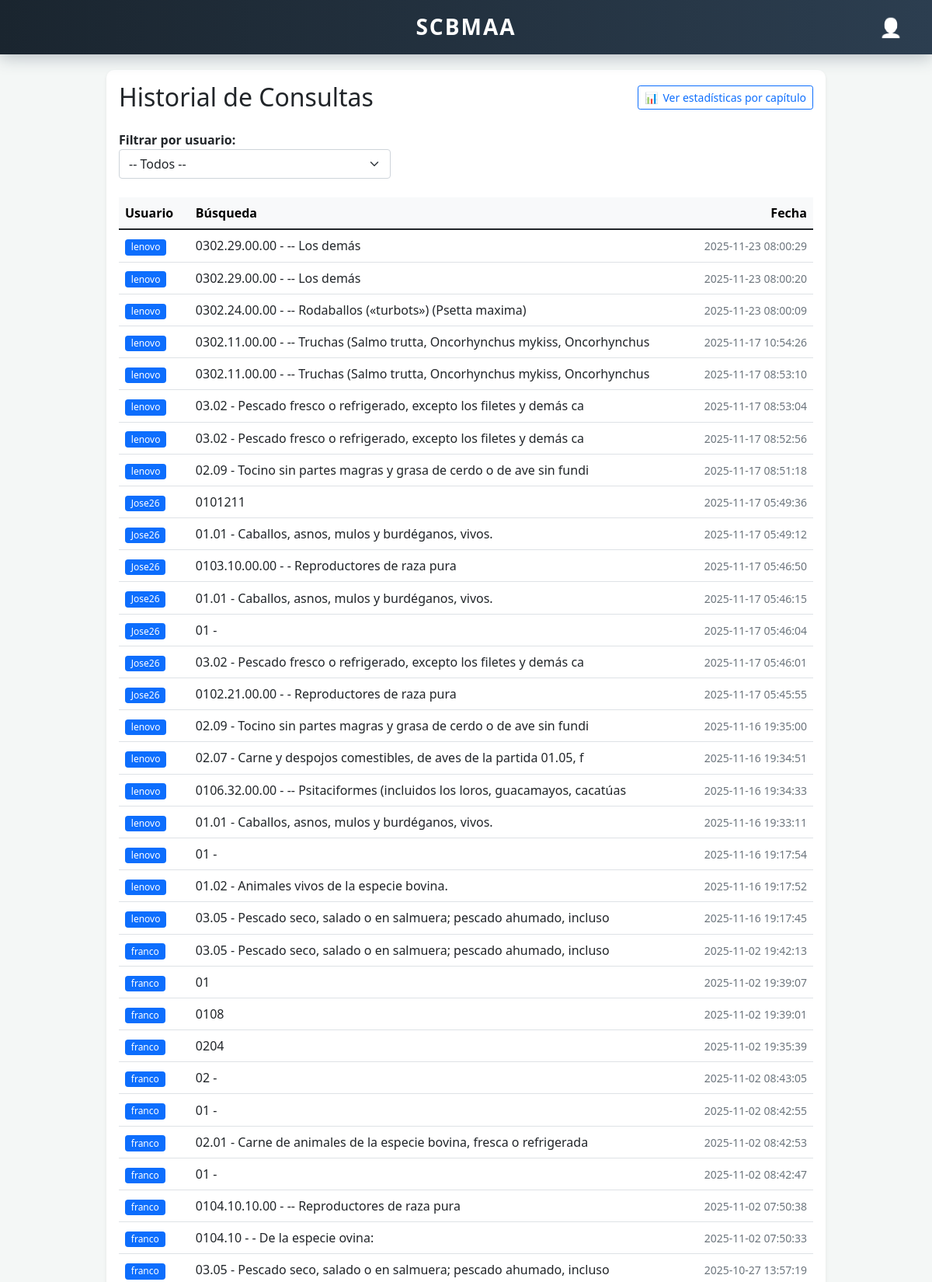
Page /logs/ (signed in, upper part) on the committed database.
### usuarios/models.py (models this page shows, shortened)
class SearchLog(models.Model):
    user = models.ForeignKey(
        User,
        on_delete=models.CASCADE,
        related_name='search_logs',
        verbose_name='Usuario'
    )
    term = models.CharField(
        max_length=255,
        verbose_name='Término buscado'
    )
    timestamp = models.DateTimeField(
        default=timezone.now,
        verbose_name='Fecha y hora'
    )
    class Meta:
        verbose_name = 'Registro de búsqueda'
        verbose_name_plural = 'Registros de búsquedas'
        ordering = ['-timestamp']

### usuarios/views.py (the view, shortened to what this page needs)
# urls.py: path('logs/', views.view_search_logs, name='search_logs'),
@user_passes_test(lambda u: u.is_staff or u.is_superuser)
@login_required
def view_search_logs(request):
    try:
        user_ids = SearchLog.objects.values_list('user', flat=True).distinct()
        users_list = User.objects.filter(id__in=user_ids).order_by('username')
        selected_user_id = request.GET.get('user_id')
        selected_user_logs = None
        selected_user_instance = None
        logs = SearchLog.objects.select_related('user').order_by('-timestamp')
        context = {
            'logs': logs,
            'users_list': users_list,
            'selected_user_logs': selected_user_logs,
            'selected_user_instance': selected_user_instance,
            'selected_user_id': selected_user_id,
            'debug_info': {
                'total_logs': logs.count(),
                'request_user': request.user.username,
            }
        }
        return render(request, 'usuarios/search_logs.html', context)
    except Exception as e:
        import traceback
        context = {
            'error': str(e),
            'logs': [],
            'users_list': [],
            'selected_user_logs': None,
            'selected_user_instance': None,
            'selected_user_id': None,
            'debug_info': {
                'error_details': traceback.format_exc()
            }
        }
        return render(request, 'usuarios/search_logs.html', context)

### usuarios/templates/usuarios/search_logs.html (shortened to what this page needs)
{% extends 'base.html' %}
{% load tz %}
{% block content %}
<div id="top-bar">
    <div class="top-center">
        <h1 id="home-link" onclick="window.location.href='/'">SCBMAA</h1>
    </div>
    <div class="top-right">
        <div id="user-container">
            <div id="user-icon">👤</div>
        </div>
    </div>
</div>
<div class="container mt-4">
    <div class="row justify-content-center">
        <div class="col-lg-10">
            <div class="card shadow-sm">
                <div class="card-body">
                    <div style="display:flex;align-items:center;justify-content:space-between;margin-bottom:1.5rem;">
                        <h2 class="mb-0">Historial de Consultas</h2>
                        <a class="btn btn-sm btn-outline-primary" href="{% url 'aranceles:estadisticas_gravamenes' %}" style="display:flex;align-items:center;gap:6px;"><span>📊</span> Ver estadísticas por capítulo</a>
                    </div>
                    <form method="get" class="mb-4" style="max-width:350px;">
                        <label for="user_id" style="font-weight:600;">Filtrar por usuario:</label>
                        <select name="user_id" id="user_id" class="form-select" onchange="this.form.submit()">
                            <option value="">-- Todos --</option>
                        </select>
                    </form>
                    {% if selected_user_logs is not None %}
                        <div class="table-responsive">
                            <table class="table table-hover align-middle">
                                <thead class="table-light">
                                    <tr>
                                        <th>Usuario</th>
                                        <th>Búsqueda</th>
                                        <th class="text-end">Fecha</th>
                                    </tr>
                                </thead>
                                <tbody>
                                    {% for log in selected_user_logs %}
                                    <tr>
                                        <td>
                                            <span class="badge bg-primary">{{ log.user.username }}</span>
                                        </td>
                                        <td>{{ log.term }}</td>
                                        <td class="text-end">
                                            <small class="text-muted">
                                                {{ log.timestamp|localtime|date:"Y-m-d H:i:s" }}
                                            </small>
                                        </td>
                                    </tr>
                                    {% endfor %}
                                </tbody>
                            </table>
                        </div>
                    {% elif logs %}
                        <div class="table-responsive">
                            <table class="table table-hover align-middle">
                                <thead class="table-light">
                                    <tr>
                                        <th>Usuario</th>
                                        <th>Búsqueda</th>
                                        <th class="text-end">Fecha</th>
                                    </tr>
                                </thead>
                                <tbody>
                                    {% for log in logs %}
                                    <tr>
                                        <td>
                                            <span class="badge bg-primary">{{ log.user.username }}</span>
                                        </td>
                                        <td>{{ log.term }}</td>
                                        <td class="text-end">
                                            <small class="text-muted">
                                                {{ log.timestamp|localtime|date:"Y-m-d H:i:s" }}
                                            </small>
                                        </td>
                                    </tr>
                                    {% endfor %}
                                </tbody>
                            </table>
                        </div>
                    {% else %}
                        <div class="alert alert-warning text-center">
                            <i class="fas fa-info-circle"></i> No hay registros de búsqueda para mostrar.
                        </div>
                    {% endif %}
                </div>
            </div>
        </div>
    </div>
</div>
<link href="https://cdnjs.cloudflare.com/ajax/libs/font-awesome/5.15.4/css/all.min.css" rel="stylesheet">
{% endblock %}

### usuarios/templates/usuarios/search_logs.html (style rules this page uses)
:root { --primary-dark: #2c3e50; --primary-darker: #1a252f; --shadow-heavy: rgba(44, 62, 80, 0.3); }
#top-bar { position: fixed; top: 0; left: 0; right: 0; height: 70px; background: linear-gradient(90deg, var(--primary-darker) 0%, var(--primary-dark) 100%); z-index: 1001; display: flex; align-items: center; padding: 0 30px; box-shadow: 0 4px 20px var(--shadow-heavy); backdrop-filter: blur(10px); }
#top-bar h1 { color: #fff; margin: 0; font-size: 28px; font-weight: 700; cursor: pointer; letter-spacing: 2px; text-shadow: 2px 2px 4px var(--shadow-heavy); transition: opacity 0.3s ease; text-decoration: none; }
.top-center { flex: 1; display: flex; align-items: center; justify-content: center; }
.top-right { width: auto; display: flex; align-items: center; justify-content: flex-end; position: relative; }
#home-link { position: absolute; left: 50%; top: 50%; transform: translate(-50%, -50%); z-index: 1200; margin: 0; pointer-events: auto; color: #fff; text-decoration: none; cursor: pointer; }
#user-container { margin-left: auto; position: relative; }
#user-icon { color: white; font-size: 24px; cursor: pointer; padding: 8px; border-radius: 50%; transition: background-color 0.3s ease; display: flex; align-items: center; justify-content: center; filter: brightness(0) invert(1); }
body { margin: 0; padding: 0; background-color: #f4f7f6; }
.container { margin-top: 90px !important; }
.card { border: none; border-radius: 10px; }
.table th { background-color: #f8f9fa; border-top: none; }
.table td { vertical-align: middle; }
.badge { font-weight: normal; }

### rows in the picture
SearchLog: user.username "lenovo", term "0302.29.00.00 - -- Los demás", timestamp "2025-11-23 08:00:29"
SearchLog: user.username "lenovo", term "0302.29.00.00 - -- Los demás", timestamp "2025-11-23 08:00:20"
SearchLog: user.username "lenovo", term "0302.24.00.00 - -- Rodaballos («turbots») (Psetta maxima)", timestamp "2025-11-23 08:00:09"
SearchLog: user.username "lenovo", term "0302.11.00.00 - -- Truchas (Salmo trutta, Oncorhynchus mykiss, Oncorhynchus", timestamp "2025-11-17 10:54:26"
SearchLog: user.username "lenovo", term "0302.11.00.00 - -- Truchas (Salmo trutta, Oncorhynchus mykiss, Oncorhynchus", timestamp "2025-11-17 08:53:10"
SearchLog: user.username "lenovo", term "03.02 - Pescado fresco o refrigerado, excepto los filetes y demás ca", timestamp "2025-11-17 08:53:04"
SearchLog: user.username "lenovo", term "03.02 - Pescado fresco o refrigerado, excepto los filetes y demás ca", timestamp "2025-11-17 08:52:56"
SearchLog: user.username "lenovo", term "02.09 - Tocino sin partes magras y grasa de cerdo o de ave sin fundi", timestamp "2025-11-17 08:51:18"
SearchLog: user.username "Jose26", term "0101211", timestamp "2025-11-17 05:49:36"
SearchLog: user.username "Jose26", term "01.01 - Caballos, asnos, mulos y burdéganos, vivos.", timestamp "2025-11-17 05:49:12"
SearchLog: user.username "Jose26", term "0103.10.00.00 - - Reproductores de raza pura", timestamp "2025-11-17 05:46:50"
SearchLog: user.username "Jose26", term "01.01 - Caballos, asnos, mulos y burdéganos, vivos.", timestamp "2025-11-17 05:46:15"
SearchLog: user.username "Jose26", term "01 -", timestamp "2025-11-17 05:46:04"
SearchLog: user.username "Jose26", term "03.02 - Pescado fresco o refrigerado, excepto los filetes y demás ca", timestamp "2025-11-17 05:46:01"
SearchLog: user.username "Jose26", term "0102.21.00.00 - - Reproductores de raza pura", timestamp "2025-11-17 05:45:55"
SearchLog: user.username "lenovo", term "02.09 - Tocino sin partes magras y grasa de cerdo o de ave sin fundi", timestamp "2025-11-16 19:35:00"
SearchLog: user.username "lenovo", term "02.07 - Carne y despojos comestibles, de aves de la partida 01.05, f", timestamp "2025-11-16 19:34:51"
SearchLog: user.username "lenovo", term "0106.32.00.00 - -- Psitaciformes (incluidos los loros, guacamayos, cacatúas", timestamp "2025-11-16 19:34:33"
SearchLog: user.username "lenovo", term "01.01 - Caballos, asnos, mulos y burdéganos, vivos.", timestamp "2025-11-16 19:33:11"
SearchLog: user.username "lenovo", term "01 -", timestamp "2025-11-16 19:17:54"
SearchLog: user.username "lenovo", term "01.02 - Animales vivos de la especie bovina.", timestamp "2025-11-16 19:17:52"
SearchLog: user.username "lenovo", term "03.05 - Pescado seco, salado o en salmuera; pescado ahumado, incluso", timestamp "2025-11-16 19:17:45"
SearchLog: user.username "franco", term "03.05 - Pescado seco, salado o en salmuera; pescado ahumado, incluso", timestamp "2025-11-02 19:42:13"
SearchLog: user.username "franco", term "01", timestamp "2025-11-02 19:39:07"
SearchLog: user.username "franco", term "0108", timestamp "2025-11-02 19:39:01"
SearchLog: user.username "franco", term "0204", timestamp "2025-11-02 19:35:39"
SearchLog: user.username "franco", term "02 -", timestamp "2025-11-02 08:43:05"
SearchLog: user.username "franco", term "01 -", timestamp "2025-11-02 08:42:55"
SearchLog: user.username "franco", term "02.01 - Carne de animales de la especie bovina, fresca o refrigerada", timestamp "2025-11-02 08:42:53"
SearchLog: user.username "franco", term "01 -", timestamp "2025-11-02 08:42:47"
SearchLog: user.username "franco", term "0104.10.10.00 - -- Reproductores de raza pura", timestamp "2025-11-02 07:50:38"
SearchLog: user.username "franco", term "0104.10 - - De la especie ovina:", timestamp "2025-11-02 07:50:33"
SearchLog: user.username "franco", term "03.05 - Pescado seco, salado o en salmuera; pescado ahumado, incluso", timestamp "2025-10-27 13:57:19"
